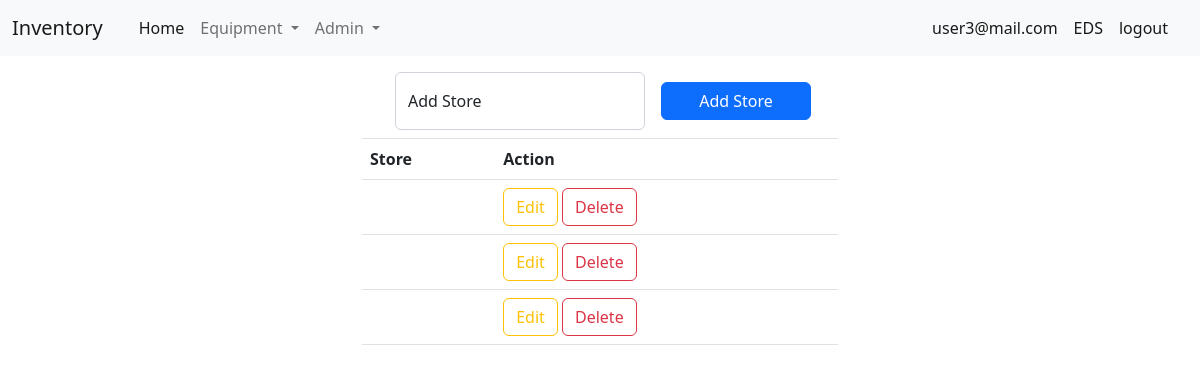
/admin/store (signed in), run on an earlier commit of the app's database.
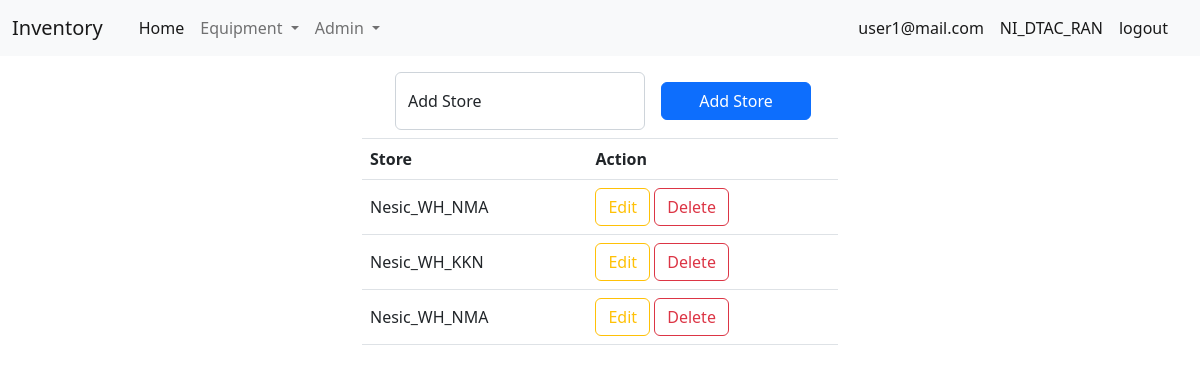
And on a later commit of the database.
### tables this page shows
CREATE TABLE "tb_store" (
	"no"	INTEGER NOT NULL,
	"access"	TEXT,
	"store"	TEXT,
	PRIMARY KEY("no")
);

### app_admin.py (the view)
@app_admin.route("/admin/store")
def page_location():
    if "email" not in session:
        return redirect("/login")
    else:
        def get_data_tb():
            con = sqlite3.connect("db/db.db")
            cur = con.cursor()
            sql = 'select * from tb_store'
            curs = cur.execute(sql)
            data = curs.fetchall()
            return data
        data = get_data_tb()
        return render_template("admin/store.html", data=data)

### templates/admin/store.html (shortened to what this page needs)
<!DOCTYPE html>
<html lang="en">
<head>
    <link rel="stylesheet" href="/static/css/bootstrap_5-2-2.css">
</head>
<body>
    {% include "/menu.html" %}
    <div class="container mt-3" style="width: 450px;">
        <form action="/admin/store/fn_add_store" method="POST" class="d-flex m-2 align-items-center">
            <div class="form-floating me-3">
                <input type="text" style="width: 250px;" class="form-control" id="" placeholder="access" name="store"
                    required>
                <label for="floatingInput">Add Store</label>
            </div>
            <div class="">
                <button type="submit" class="btn btn-primary" style="width: 150px;">Add Store</button>
            </div>
        </form>
    </div>
    <div class="container" style="width: 500px;">
        <table class="table border-top">
            <thead>
                <tr>
                    <th scope="col">Store</th>
                    <th scope="col">Action</th>
                </tr>
            </thead>
            <tbody>
                {% for row in data %}
                <tr>
                    <td class="align-middle">{{row[2]}}</td>
                    <td>
                        <button type="button" class="btn btn-outline-warning" data-bs-toggle="modal"
                            data-bs-target="#staticBackdrop{{row[0]}}">
                            Edit
                        </button>
                        <button type="button" class="btn btn-outline-danger" data-bs-toggle="modal"
                            data-bs-target="#exampleModal{{row[0]}}">
                            Delete
                        </button>
                    </td>
                </tr>
                {% endfor %}
            </tbody>
        </table>
    </div>
</body>
</html>

What changed in the data, as far as the page shows it:
shown differently, row unchanged: tb_store (number 1 of 3 on the later page): store (not shown) → "Nesic_WH_NMA"
shown differently, row unchanged: tb_store: store (not shown) → "Nesic_WH_KKN"
changed tb_store (number 3 of 3 on the later page): store (not shown) → "Nesic_WH_NMA"
Also different on the page:
{{ session["email"] }}: "user3@mail.com" → "user1@mail.com"
{{ session["access"] }}: "EDS" → "NI_DTAC_RAN"
